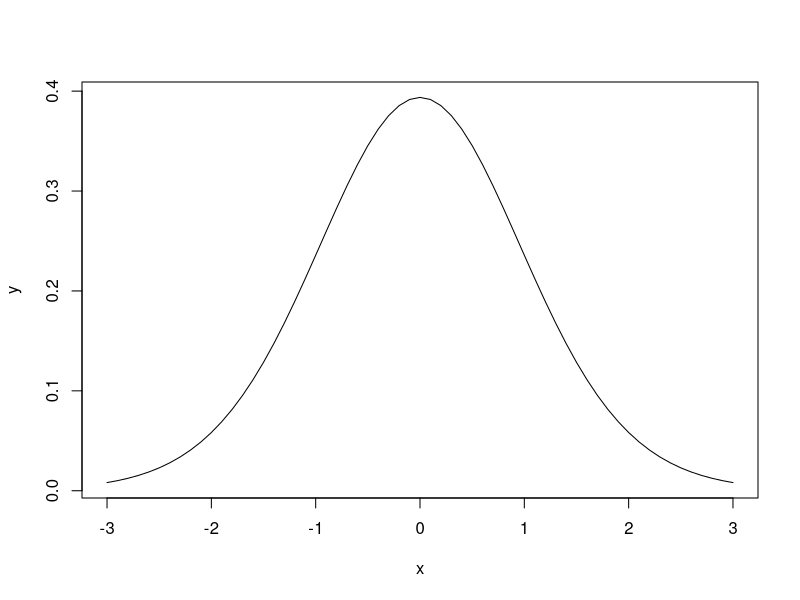

Recreate this plot in R. (Note: this script raises an error after producing the figure.)
x <- seq(-3,3,0.1)
y <- dt(x, df=19)
plot(x,y,type = 'l')
qt(0.025, df=19)

library(tidyverse)
irisdata <- iris
summary(irisdata)

x <- iris
data_mean_sd <- x %>%
  group_by(Species) %>%
  summarise(mean = mean(Sepal.Length), sd = sd(Sepal.Length))
data_mean_sd
errors <- aes(ymax=mean + sd, ymin= mean -sd)
errors
box <- ggplot(data = x,
              aes(x=Species, y=Sepal.Length, fill=Species)) +
  labs(x='', y='Sepal.Length') +
  scale_y_continuous(expand = c(0,0), limits = c(0,ylim)) +
  theme_classic()+
  scale_fill_manual(values = c('gray20','gray60', 'gray80')) +
  stat_boxplot()
box
boxplot(irisdata$Sepal.Length)
ggplot(data = irisdata, aes(x=Species, y=Sepal.Length))
